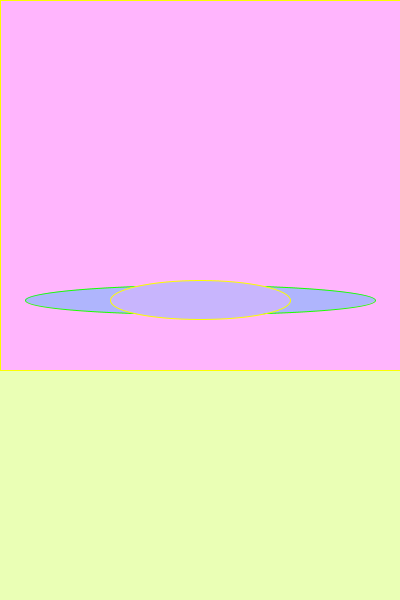
Frame 1 (no input)
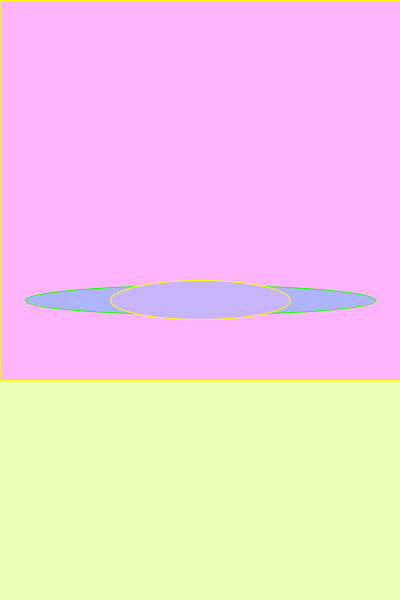
Frame 60 (the mouse pressed at the canvas centre just before this capture)
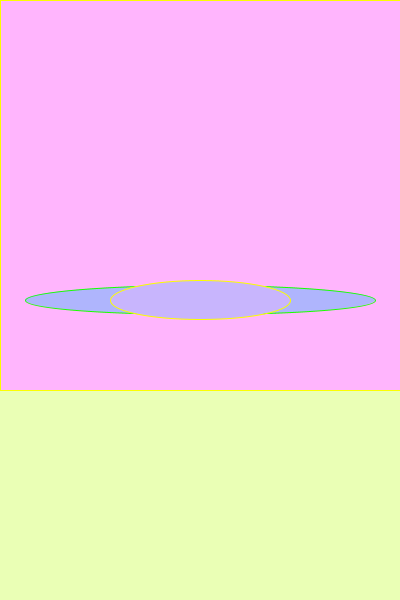
Frame 120 (the mouse held since frame 60 and released just before this capture)

The Processing sketch that drew these frames (run headless with seeded random() and noise(); from frame 60 on, the mouse is pressed at the canvas centre):

// Processing sketch: clockhw
// ── clockhw.pde
void setup() {
  size (400,600);
}
void draw (){
background (234, 255, 181);
int OneSecond= second ();
int OneMinute= minute ();
int OneHour= hour ();


stroke(251, 255, 0);
fill (255, 181, 253);
  rect(0,0,400, OneSecond*10);
     stroke(25, 255, 0);
fill (175, 181, 253);
  ellipse(width/2,height/2,350, OneHour*29);
  stroke(251, 255, 0);
fill (200, 181, 253);
  ellipse(width/2,height/2,180, OneMinute*3);
   
}
